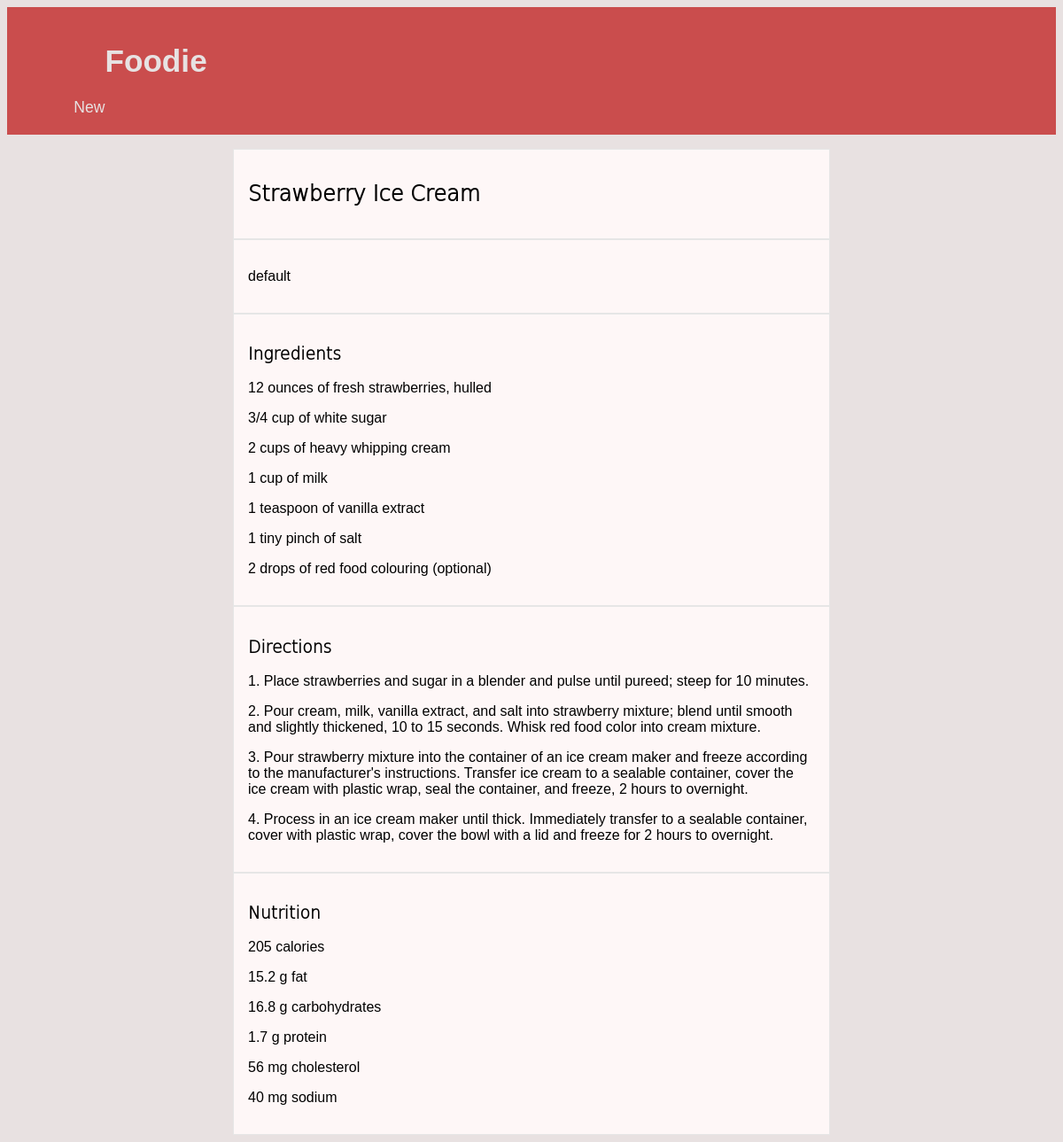
Page /recipe/1/ on the committed database.
### foodie/models.py (models this page shows, shortened)
class Recipe(models.Model):
    author = models.ForeignKey('auth.user', on_delete = models.CASCADE)
    image = models.ImageField(upload_to = 'media/')
    title = models.CharField(max_length = 200, null=True, blank=True)
    publishDate = models.DateTimeField(blank = True, null = True)
    description = models.TextField(null=True, blank=True)

class Ingredient(models.Model):
    amount = models.CharField(max_length = 100, null=True, blank=True)
    name = models.CharField(max_length = 100, null=True, blank=True)
    recipe = models.ForeignKey(Recipe, on_delete = models.CASCADE)

class Direction(models.Model):
    number = models.IntegerField()
    text = models.TextField(null=True, blank=True)
    recipe = models.ForeignKey(Recipe, on_delete = models.CASCADE)

class Nutrition(models.Model):
    calories = models.IntegerField(null=True, blank=True)
    fat = models.DecimalField(max_digits = 10, decimal_places = 1, null=True, blank=True)
    carbs = models.DecimalField(max_digits = 10, decimal_places = 1, null=True, blank=True)
    protein = models.DecimalField(max_digits = 10, decimal_places = 1, null=True, blank=True)
    cholesterol = models.IntegerField(null=True, blank=True)
    sodium = models.IntegerField(null=True, blank=True)
    recipe = models.ForeignKey(Recipe, on_delete = models.CASCADE)

### foodie/views.py (the view)
# urls.py: url(r'^recipe/(?P<pk>\d+)/$', views.recipeInfo, name = 'recipeInfo'),
def recipeInfo(request, pk):
    recipe = get_object_or_404(Recipe, pk=pk)
    ingredients = Ingredient.objects.filter(recipe__pk = recipe.pk)
    directions = Direction.objects.filter(recipe__pk = recipe.pk).order_by('number')
    nutrition = Nutrition.objects.filter(recipe__pk = recipe.pk)
    return render(request, 'foodie/recipeInfo.html',
    {
        'recipe': recipe, 'ingredients': ingredients,
        'directions': directions, 'nut': nutrition
    })

### foodie/templates/foodie/recipeInfo.html
{% extends 'foodie/base.html' %}
{% block content %}
    <div class="block">
        <h2>{{recipe.title}}</h2>
    </div>
    <div class="block">
        <p>{{recipe.description}}</p>
    </div>
    <div class="block">
        <h3>Ingredients</h3>
        {% for ingredient in ingredients %}
            <p>{{ingredient.amount}} of {{ingredient.name}}</p>
        {% endfor %}
    </div>
    <div class="block">
        <h3>Directions</h3>
        {% for direction in directions %}
            <p>{{direction.number}}. {{direction.text}}</p>
        {% endfor %}
    </div>
    <div class="block">
        {% for nutrition in nut %}
            <h3>Nutrition</h3>
            <p>{{nutrition.calories}} calories</p>
            <p>{{nutrition.fat}} g fat</p>
            <p>{{nutrition.carbs}} g carbohydrates</p>
            <p>{{nutrition.protein}} g protein</p>
            <p>{{nutrition.cholesterol}} mg cholesterol</p>
            <p>{{nutrition.sodium}} mg sodium</p>
        {% endfor %}
    </div>
{% endblock content %}

### foodie/templates/foodie/base.html (shortened to what this page needs)
{% load staticfiles %}
<!DOCTYPE html>
<html lang="en" dir="ltr">
    <head>
        <link rel="stylesheet" href="{% static 'css/styles.css' %}">
    </head>
    <body>
        <div class="page-header">
            <h1><a class="nav" href="/">Foodie</a></h1>
            <a class="nav" href="{% url 'newRecipe' %}">New</a>
        </div>
        <div class="content">
            {% block content %}
            {% endblock %}
        </div>
    </body>
</html>

### foodie/static/css/styles.css (style rules this page uses)
html { background-color: #E8E1E1; font-family: Arial; }
.block, .blockleft { background: #FEF7F7; margin: 0 auto; padding: 1em; border-width: .1em; border-color: #E6E6E6; border-style: solid; width: 40em; }
.page-header { background-color: #CA4D4D; color: white; margin-top: 0; padding: 20px 20px 20px 40px; margin-bottom: 1em; }
h1, h2, h3, h4 { font-family: DejaVu Sans Light; }
a.nav:link, a.nav:visited { color: #E7E2E2; text-decoration: none; font-family: Ubuntu Condensed, Arial; font-size: 1.1em; margin-left:2em; outline: none; }

### rows in the picture
Recipe: title "Strawberry Ice Cream", description "default"
Ingredient: amount "12 ounces", name "fresh strawberries, hulled"
Ingredient: amount "3/4 cup", name "white sugar"
Ingredient: amount "2 cups", name "heavy whipping cream"
Ingredient: amount "1 cup", name "milk"
Ingredient: amount "1 teaspoon", name "vanilla extract"
Ingredient: amount "1 tiny pinch", name "salt"
Ingredient: amount "2 drops", name "red food colouring (optional)"
Direction: number "1", text "Place strawberries and sugar in a blender and pulse until pureed; steep for 10 minutes."
Direction: number "2", text "Pour cream, milk, vanilla extract, and salt into strawberry mixture; blend until smooth and slightly thickened, 10 to 15 seconds. Whisk red food color into cream mixture."
Direction: number "3", text "Pour strawberry mixture into the container of an ice cream maker and freeze according to the manufacturer's instructions. Transfer ice cream to a sealable container, cover the ice cream with plastic wrap, seal the container, and freeze, 2 hours to overnight."
Direction: number "4", text "Process in an ice cream maker until thick. Immediately transfer to a sealable container, cover with plastic wrap, cover the bowl with a lid and freeze for 2 hours to overnight."
Nutrition: calories "205", fat "15.2", carbs "16.8", protein "1.7", cholesterol "56", sodium "40"
